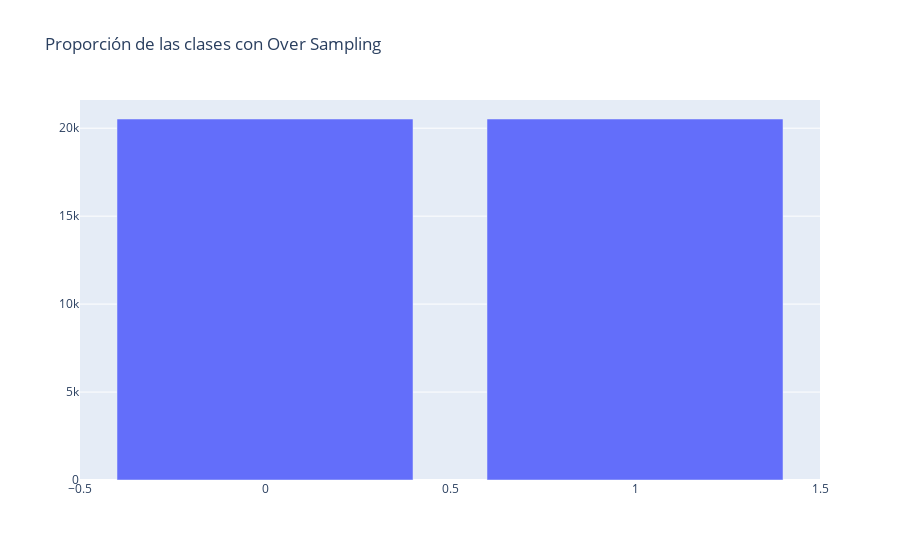

Notebook source saved alongside this figure:
### Code cell
tp=Y_ovs.value_counts()

plt_data= [ go.Bar(
  x=tp.index,
  y=tp
  )]

layout= go.Layout(
  title="Proporción de las clases con Over Sampling",
  )   

fig = go.Figure(data=plt_data, layout=layout)
iplot(fig)

### Figure 1 — Plotly figure (JSON) as saved in the notebook; plotly's stock layout.template omitted (floating-point values rounded to 4 significant figures)
{"data": [{"type": "bar", "x": [1, 0], "y": [20523, 20523]}], "layout": {"title": {"text": "Proporción de las clases con Over Sampling"}}}
